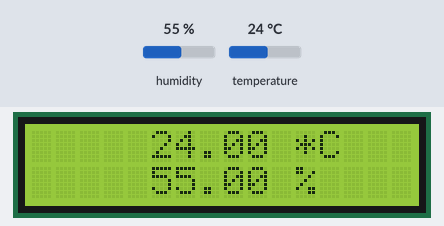
Simulated run of this sketch. Board: ESP32. Shown: 16×2 character LCD. Inputs (shaded band) come from the test bench; at power-on: humidity 55 %, temperature 24 °C.

Above: at 1.2 s.
1.3 s: humidity set to 22 %
At 3.5 s:
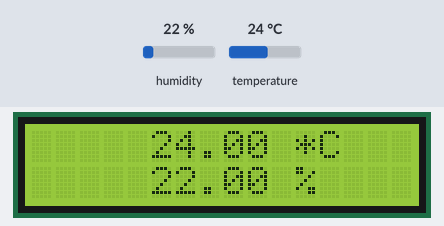
4.0 s: temperature set to 12 °C
At 4.7 s:
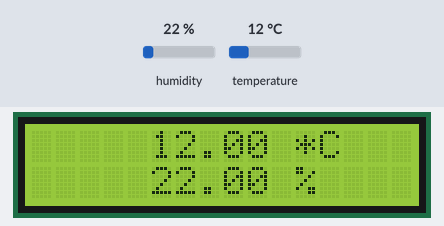
6.7 s: humidity set to 40 %
At 9.3 s:
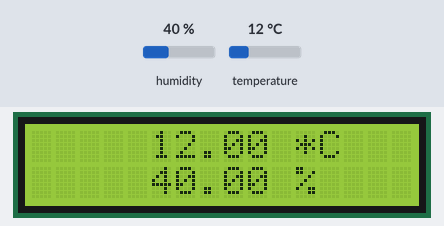
9.6 s: temperature set to 19 °C
At 10.6 s:
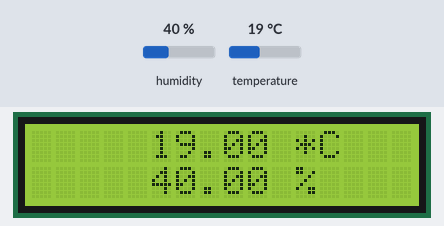
Timing chart, 0 to 12.6 s (numbered marks = the images above; inputs shaded):
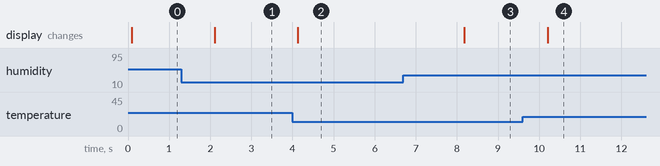

The sketch:

TEMP.ino
```cpp
#include "DHT.h"
#include <LiquidCrystal.h>
LiquidCrystal lcd(34, 4, 3, 33, 2, 32);

#define DHTPIN 2 // what pin we're connected to

// Uncomment whatever type you're using!
#define DHTTYPE DHT11 // DHT 11
//#define DHTTYPE DHT22 // DHT 22 (AM2302)
//#define DHTTYPE DHT21 // DHT 21 (AM2301)

DHT dht(DHTPIN, DHTTYPE);

void setup() {
lcd.begin(16,2);
dht.begin();
}

void loop() {
// Reading temperature or humidity takes about 250 milliseconds!
// Sensor readings may also be up to 2 seconds 'old' (its a very slow sensor)
float h = dht.readHumidity();
float t = dht.readTemperature();

// check if returns are valid, if they are NaN (not a number) then something went wrong!
if (isnan(t) || isnan(h)) {
lcd.setCursor(5,1);
lcd.println("Failed to read from DHT");
} else {
lcd.setCursor(5,1);
lcd.print(h);
lcd.print(" %");
lcd.setCursor(5,0);
lcd.print(t);
lcd.print(" *C");
}
}
```

Measured:
- after the input at 1.3 s, the display: changes after 0.81 s (image 1)
- after the input at 4.0 s, the display: changes after 0.13 s (image 2)
- after the input at 6.7 s, the display: changes after 1.5 s (image 3)
- after the input at 9.6 s, the display: changes after 0.60 s (image 4)
